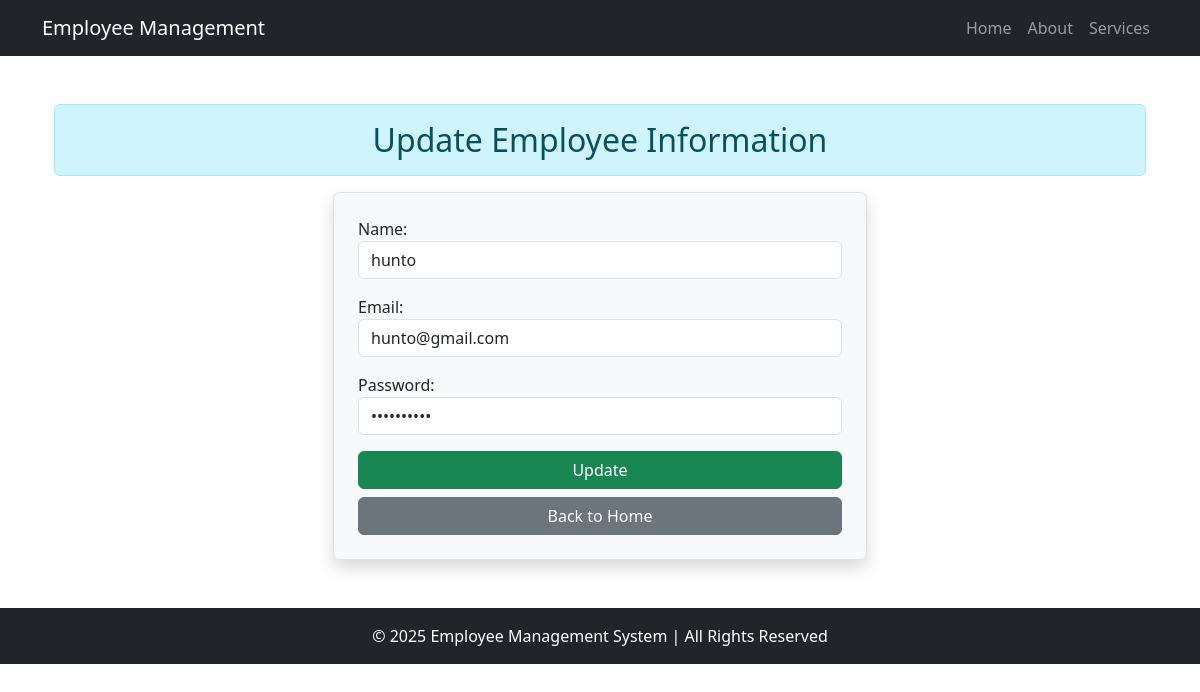
Page /31/ on the earlier database version.
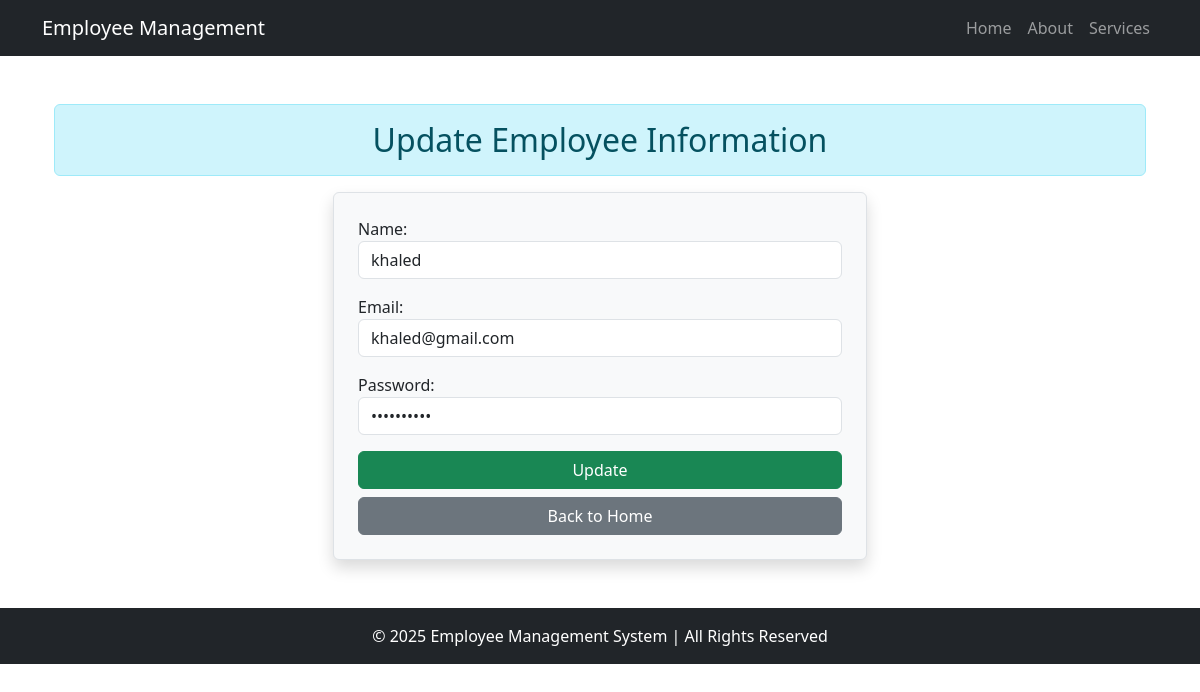
Same page on the later database version.
### app1/models.py (models this page shows, shortened)
class Employee(models.Model):
    name = models.CharField(max_length=25,null=True)
    email = models.EmailField(max_length=60,null=True)
    password = models.CharField(max_length=25,null=True)

### app1/views.py (the view)
# urls.py: path('<int:id>/',views.Update,name='update'),
def Update(request, id):
    user = get_object_or_404(Employee, id=id)  # 🔹 Use get_object_or_404 for safety
    if request.method == "POST":
        form = EmployeForm(request.POST, instance=user)  # 🔹 Correct form initialization
        if form.is_valid():
            form.save()
            return redirect('home')  # 🔹 Redirect to home after update
    else:
        user = Employee.objects.get(id=id)
        form = EmployeForm(instance=user)  # 🔹 Use correct form variable
    context = {
        'form': form  # 🔹 Use 'form' consistently (not 'forms')
    }
    return render(request, 'app1/update.html', context)

### app1/forms.py
class EmployeForm(ModelForm):
    class Meta:
        model = Employee
        fields = '__all__'
        widgets={
            'name' : forms.TextInput(attrs={'class':'form-control'}),
            'email' : forms.EmailInput(attrs={'class':'form-control'}),
            'password' : forms.PasswordInput(attrs={'class':'form-control'},render_value=True),
        }

### templates/app1/update.html (shortened to what this page needs)
{% extends "app1/base.html" %}
{% block content %}
<div class="container">
    <h2 class="alert alert-info text-center">Update Employee Information</h2>
    <div class="row">
        <div class="col-md-6 offset-md-3">
            <form action="" method="POST" class="p-4 border rounded bg-light shadow">
                {{ form.as_p }}
                <button type="submit" class="btn btn-success w-100">Update</button>
                <a href="{% url 'home' %}" class="btn btn-secondary w-100 mt-2">Back to Home</a>
            </form>
        </div>
    </div>
</div>
{% endblock content %}

Differences in the rows shown:
changed Employee: name "hunto" → "khaled"; email "hunto@gmail.com" → "khaled@gmail.com"
